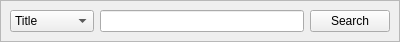
<?xml version="1.0" encoding="UTF-8"?>
<ui version="4.0">
 <class>CollectionListSearchWidget</class>
 <widget class="QWidget" name="CollectionListSearchWidget">
  <property name="geometry">
   <rect>
    <x>0</x>
    <y>0</y>
    <width>400</width>
    <height>38</height>
   </rect>
  </property>
  <property name="windowTitle">
   <string>Form</string>
  </property>
  <layout class="QHBoxLayout" name="horizontalLayout">
   <property name="margin">
    <number>0</number>
   </property>
   <item>
    <widget class="QFrame" name="frame">
     <property name="frameShape">
      <enum>QFrame::StyledPanel</enum>
     </property>
     <property name="frameShadow">
      <enum>QFrame::Plain</enum>
     </property>
     <layout class="QHBoxLayout" name="horizontalLayout_2">
      <item>
       <widget class="KComboBox" name="searchBox">
        <item>
         <property name="text">
          <string>Title</string>
         </property>
        </item>
        <item>
         <property name="text">
          <string>Comment</string>
         </property>
        </item>
        <item>
         <property name="text">
          <string>Author</string>
         </property>
        </item>
        <item>
         <property name="text">
          <string>Rating</string>
         </property>
        </item>
        <item>
         <property name="text">
          <string>Location</string>
         </property>
        </item>
       </widget>
      </item>
      <item>
       <widget class="KLineEdit" name="searchLine"/>
      </item>
      <item>
       <widget class="KPushButton" name="searchButton">
        <property name="text">
         <string>Search</string>
        </property>
       </widget>
      </item>
     </layout>
    </widget>
   </item>
  </layout>
 </widget>
 <customwidgets>
  <customwidget>
   <class>KPushButton</class>
   <extends>QPushButton</extends>
   <header>kpushbutton.h</header>
  </customwidget>
  <customwidget>
   <class>KLineEdit</class>
   <extends>QLineEdit</extends>
   <header>klineedit.h</header>
  </customwidget>
  <customwidget>
   <class>KComboBox</class>
   <extends>QComboBox</extends>
   <header>kcombobox.h</header>
  </customwidget>
 </customwidgets>
 <resources/>
 <connections>
  <connection>
   <sender>searchLine</sender>
   <signal>returnPressed()</signal>
   <receiver>searchButton</receiver>
   <slot>animateClick()</slot>
   <hints>
    <hint type="sourcelabel">
     <x>168</x>
     <y>21</y>
    </hint>
    <hint type="destinationlabel">
     <x>362</x>
     <y>17</y>
    </hint>
   </hints>
  </connection>
 </connections>
</ui>
